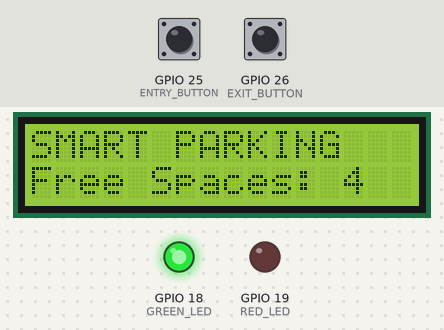
Bench run of a sketch on a simulated ESP32. Parts: 16×2 character LCD, output pins drawn as LEDs (lit = HIGH). The inputs (shaded band) are chosen by the test bench; at power-on: GPIO 25 (ENTRY_BUTTON) HIGH, GPIO 26 (EXIT_BUTTON) HIGH. What the sketch prints to the serial monitor is not drawn.

Above: at 1.2 s.
1.3 s: GPIO 25 (ENTRY_BUTTON) pulled LOW for 0.15 s
At 2.6 s:
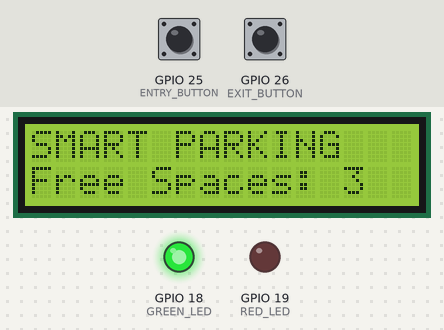
2.9 s: GPIO 25 (ENTRY_BUTTON) pulled LOW for 1 s
At 3.8 s:
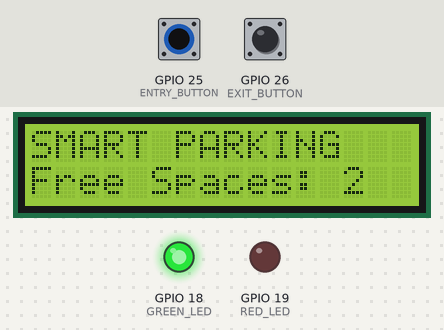
5.4 s: GPIO 26 (EXIT_BUTTON) pulled LOW for 0.15 s
At 6.6 s:
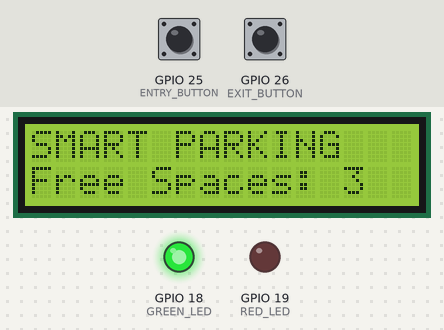
7.0 s: GPIO 25 (ENTRY_BUTTON) pulsed LOW 5 times (0.12 s each, 0.3 s apart)
At 8.1 s:
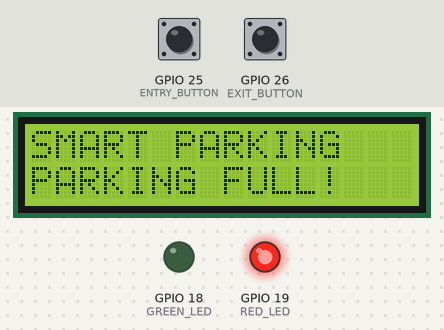
10.0 s: GPIO 26 (EXIT_BUTTON) pulled LOW for 1 s
At 11.0 s:
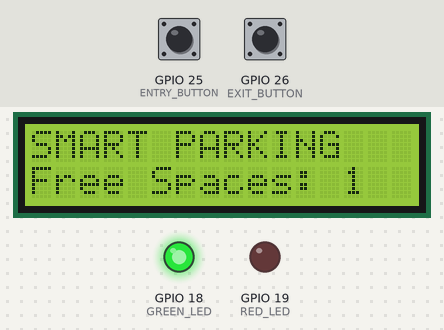
12.5 s: GPIO 25 (ENTRY_BUTTON) pulled LOW for 3.2 s
At 13.9 s:
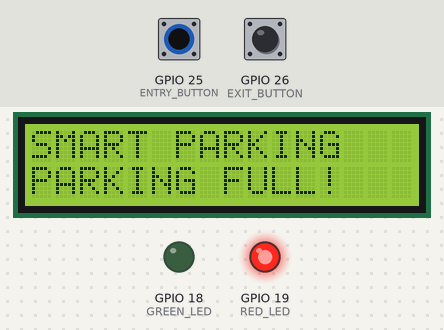
Timing chart, 0 to 15.5 s (numbered marks = the images above; inputs shaded):
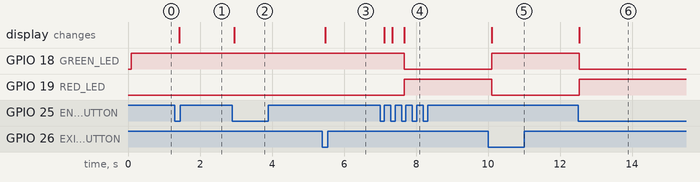

The sketch:

sketch.ino
```cpp
#include <Wire.h>
#include <LiquidCrystal_I2C.h>

#define GREEN_LED 18
#define RED_LED 19

#define ENTRY_BUTTON 25
#define EXIT_BUTTON 26

const int MAX_PLACES = 4;
int occupiedPlaces = 0;

bool lastEntryState = HIGH;
bool lastExitState = HIGH;

LiquidCrystal_I2C lcd(0x27, 16, 2);

void updateDisplay() {
  int freePlaces = MAX_PLACES - occupiedPlaces;

  lcd.clear();
  lcd.setCursor(0, 0);
  lcd.print("SMART PARKING");

  lcd.setCursor(0, 1);

  if (freePlaces == 0) {
    lcd.print("PARKING FULL!");
  } else {
    lcd.print("Free Spaces: ");
    lcd.print(freePlaces);
  }

  digitalWrite(GREEN_LED, freePlaces > 0 ? HIGH : LOW);
  digitalWrite(RED_LED, freePlaces == 0 ? HIGH : LOW);

  Serial.print("Available places: ");
  Serial.println(freePlaces);
}

void setup() {
  Serial.begin(115200);

  pinMode(GREEN_LED, OUTPUT);
  pinMode(RED_LED, OUTPUT);

  pinMode(ENTRY_BUTTON, INPUT_PULLUP);
  pinMode(EXIT_BUTTON, INPUT_PULLUP);

  Wire.begin(21, 22);

  lcd.init();
  lcd.backlight();

  Serial.println("Smart Parking System Started");

  updateDisplay();
}

void loop() {
  bool entryState = digitalRead(ENTRY_BUTTON);
  bool exitState = digitalRead(EXIT_BUTTON);

  if (lastEntryState == HIGH && entryState == LOW) {
    if (occupiedPlaces < MAX_PLACES) {
      occupiedPlaces++;
      Serial.println("Vehicle entered");
      updateDisplay();
    } else {
      Serial.println("Parking FULL!");
    }
  }

  if (lastExitState == HIGH && exitState == LOW) {
    if (occupiedPlaces > 0) {
      occupiedPlaces--;
      Serial.println("Vehicle exited");
      updateDisplay();
    }
  }

  lastEntryState = entryState;
  lastExitState = exitState;

  delay(100);
}
```

Measured:
- after the input at 1.3 s, the display: changes after 0.12 s (image 1)
- after the input at 2.9 s, the display: changes after 0.05 s (image 2)
- after the input at 5.4 s, the display: changes after 0.08 s (image 3)
- after the input at 7.0 s, GPIO 18 (GREEN_LED): HIGH → LOW after 0.67 s; GPIO 19 (RED_LED): LOW → HIGH after 0.67 s; the display: first changes after 0.11 s (image 4 shows a later state)
- after the input at 10.0 s, GPIO 18 (GREEN_LED): LOW → HIGH after 0.10 s; GPIO 19 (RED_LED): HIGH → LOW after 0.10 s; the display: changes after 0.10 s (image 5)
- after the input at 12.5 s, GPIO 18 (GREEN_LED): HIGH → LOW at once; GPIO 19 (RED_LED): LOW → HIGH at once; the display: changes at once (image 6)
